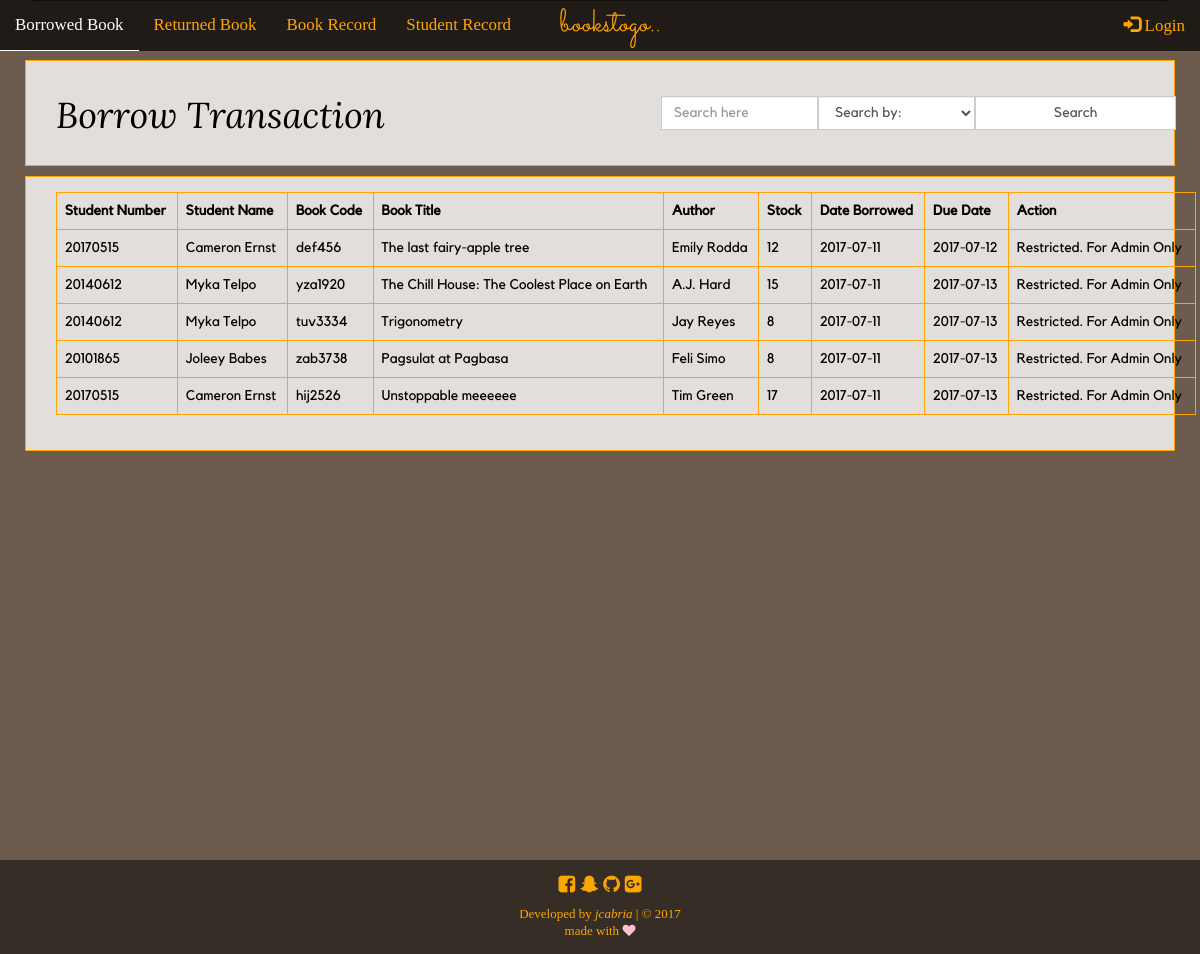
Before: /transaction.php with the older database file.
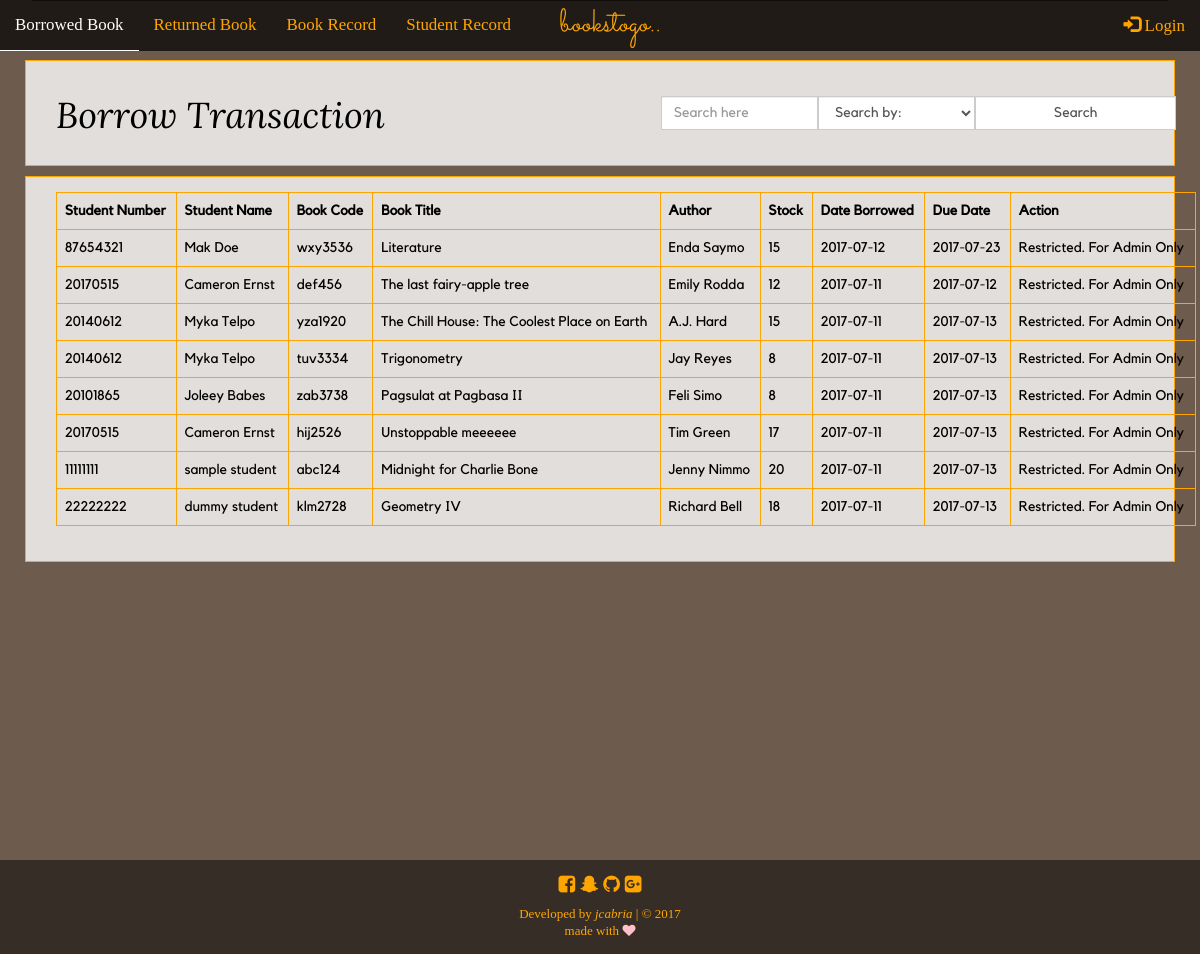
After: the same page with the newer database file.
### tables this page shows
CREATE TABLE `borrowed_trans` (
  `id` int(11) NOT NULL,
  `student_number_id` int(11) NOT NULL,
  `book_record_id` int(11) NOT NULL,
  `date_borrowed` date NOT NULL DEFAULT '0000-00-00',
  `due_date` date NOT NULL DEFAULT '0000-00-00'
);

CREATE TABLE `students_record` (
  `id` int(11) NOT NULL,
  `student_number` int(8) NOT NULL,
  `student_name` varchar(255) NOT NULL,
  `grade_level` varchar(255) NOT NULL
);

CREATE TABLE `books_record` (
  `id` int(11) NOT NULL,
  `book_code` varchar(11) NOT NULL,
  `book_title` varchar(255) NOT NULL,
  `author` varchar(255) NOT NULL,
  `category` varchar(255) NOT NULL,
  `stocks` int(11) NOT NULL
);

### transaction.php (the view, shortened to what this page needs)
<?php
	function display_content () {
		require_once('connection.php');
		echo"
		<div class='container-fluid trans-div'>
			<div class='container'>
				<div class='row'>
					<form method='POST' action=''>
						<div class='col-md-6'>
							<h1>Borrow Transaction</h1>
						</div>
						<div class='col-md-6'>
							<div class='input-group search_trans'>
								<span class='input-group-btn'>
									<input type='text' class='form-control' placeholder='Search here' name='search_brw'>
								</span>
								<span class='input-group-btn'>
									<select name='search_ddown' class='form-control'>
										<option disabled selected>Search by:</option>
										<option value='student_number'>Student Number</option>
										<option value='student_name'>Student Name</option>
										<option value='book_code'>Book Code</option>
										<option value='book_title'>Book Title</option>
										<option value='author'>Author</option>
										<option value='stocks'>Stock</option>
										<option value='date_borrowed'>Date Borrowed</option>
										<option value='due_date'>Due Date</option>
									</select>
								</span>
								<span class='input-group-btn'>
										<input type='submit' class='form-control' name='search_brw_btn' value='Search'>
								</span>
							</div>
						</div>
					</form>
				</div>
			</div>
		</div>";
		$sql = "SELECT sr.student_number,sr.student_name,br.book_code,br.book_title,br.author,br.stocks,bt.date_borrowed,bt.due_date,bt.id FROM borrowed_trans bt JOIN students_record sr ON bt.student_number_id = sr.student_number JOIN books_record br ON bt.book_record_id=br.id ORDER BY date_borrowed DESC";
		$show = mysqli_query($conn,$sql);
		if (isset($_POST['search_brw_btn'])) {
			$search_brw = $_POST['search_brw'];
			$search_ddown = $_POST['search_ddown'];
			$query = "SELECT * FROM borrowed_trans bt JOIN students_record sr ON bt.student_number_id = sr.student_number JOIN books_record br ON bt.book_record_id=br.id WHERE $search_ddown LIKE '%$search_brw%'";
			$result = mysqli_query($conn, $query);
			echo "Search result for <em>$search_brw</em>. Found " .mysqli_num_rows($result). " result.<br><hr><br>";
			if (mysqli_num_rows($result) > 0) {
					echo "<div class='container-fluid trans-div'>
							<div class='container'>
								<div class='table-responsive'>
									<table class='table table-bordered table-hover'>
										<thead>
											<tr>
												<th>Student Number</th>
												<th>Student Name</th>
												<th>Book Code</th>
												<th>Book Title</th>
												<th>Author</th>
												<th>Stock</th>
												<th>Date Borrowed</th>
												<th>Due Date</th>
												<th>Action</th>
											</tr>
										</thead>
										<tbody>";
										while ($row = mysqli_fetch_assoc($result)) {
										extract($row);
										echo "<tr>
												<td>".$row['student_number']."</td>
												<td>".$row['student_name']."</td>
												<td>".$row['book_code']."</td>
												<td>".$row['book_title']."</td>
												<td>".$row['author']."</td>
												<td>".$row['stocks']."</td>
												<td>".$row['date_borrowed']."</td>
												<td>".$row['due_date']."</td>";
											if (isset($_SESSION['username'])) {
										echo"	<td>";
												echo'<a type="button" class="btn btn-default" href="return_book.php?bt-id='.$id.'">Return Book</a>';
										echo"	</td>";
											} else {
												echo "<td>Restricted. For Admin Only</td>";
											}
									echo"	</tr>";
										}
										echo "</tbody>
									</table>
								</div>
							</div>
						</div>
							";
			}
		}
		else {
			if (mysqli_num_rows($show) > 0) {
					echo"
					<div class='container-fluid trans-div'>
						<div class='container '>
							<div class='table-responsive'>
								<table class='table table-bordered table-hover'>
									<thead>
										<tr>
											<th>Student Number</th>
											<th>Student Name</th>
											<th>Book Code</th>
											<th>Book Title</th>
											<th>Author</th>
											<th>Stock</th>
											<th>Date Borrowed</th>
											<th>Due Date</th>
											<th>Action</th>
										</tr>
									</thead>
									<tbody>";
									while ($row = mysqli_fetch_assoc($show)) {
									extract($row);
									echo "<tr>
											<td>".$row['student_number']."</td>
											<td>".$row['student_name']."</td>
											<td>".$row['book_code']."</td>
											<td>".$row['book_title']."</td>
											<td>".$row['author']."</td>
											<td>".$row['stocks']."</td>
											<td>".$row['date_borrowed']."</td>
											<td>".$row['due_date']."</td>";
										if (isset($_SESSION['username'])) {
									echo"	<td>";
											echo'<a type="button" class="btn btn-default" href="return_book.php?bt-id='.$id.'">Return Book</a>';
										echo"</td>";
										} else {
											echo "<td>Restricted. For Admin Only</td>";
										}
									echo"</tr>";
									}
									echo "</tbody>
								</table>
							</div>
						</div>
					</div>";
			}
		}
	}
	require_once('template.php');
 ?>

Changed rows visible on the page:
added borrowed_trans: students_record.student_number "87654321", students_record.student_name "Mak Doe", books_record.book_code "wxy3536", books_record.book_title "Literature", books_record.author "Enda Saymo", books_record.stocks "15", date_borrowed "2017-07-12", due_date "2017-07-23"
changed through a linked row, borrowed_trans "Joleey Babes": books_record.book_title "Pagsulat at Pagbasa" → "Pagsulat at Pagbasa II"
added borrowed_trans: students_record.student_number "11111111", students_record.student_name "sample student", books_record.book_code "abc124", books_record.book_title "Midnight for Charlie Bone", books_record.author "Jenny Nimmo", books_record.stocks "20", date_borrowed "2017-07-11", due_date "2017-07-13"
added borrowed_trans: students_record.student_number "22222222", students_record.student_name "dummy student", books_record.book_code "klm2728", books_record.book_title "Geometry IV", books_record.author "Richard Bell", books_record.stocks "18", date_borrowed "2017-07-11", due_date "2017-07-13"
